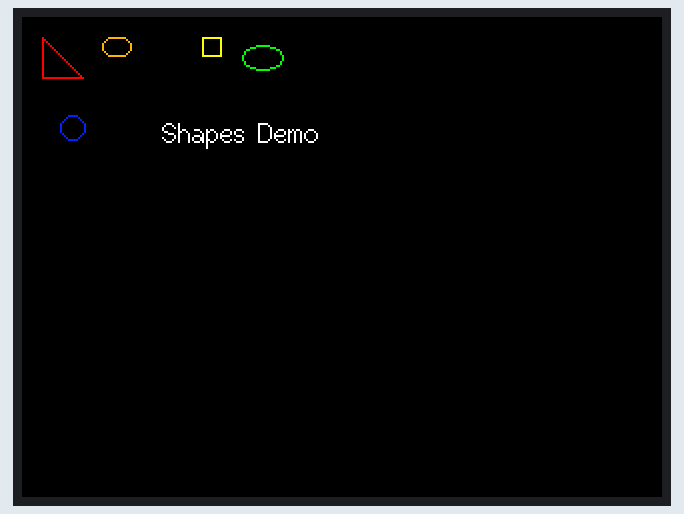
Recording of a sketch running on a simulated ESP32. Shown: 320×240 colour display.

Above: at 0.38 s.
At 16.95 s:
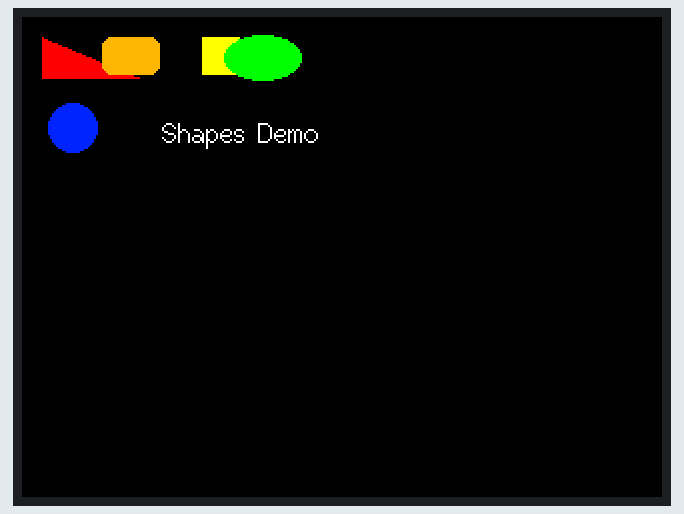
At 32.99 s:
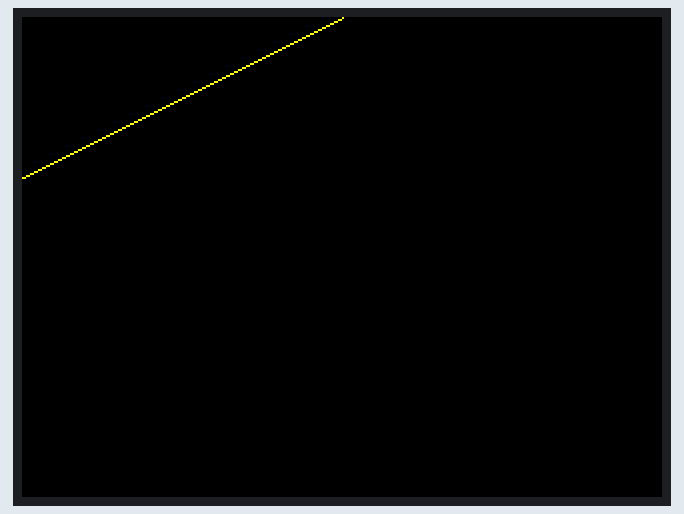
At 34.6 s:
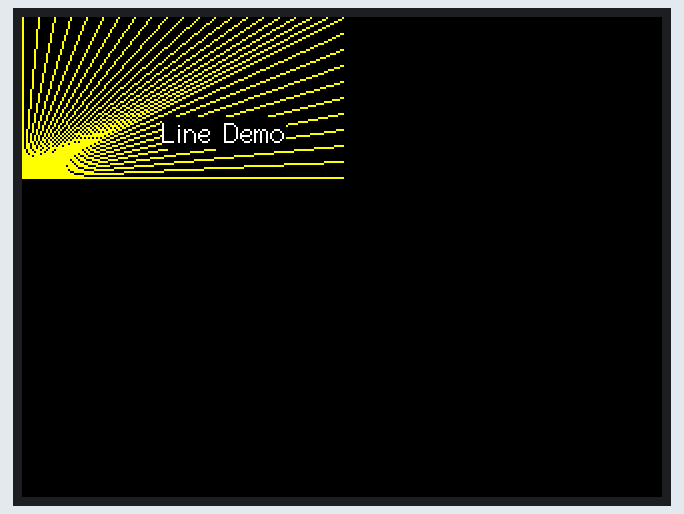
At 36.83 s:
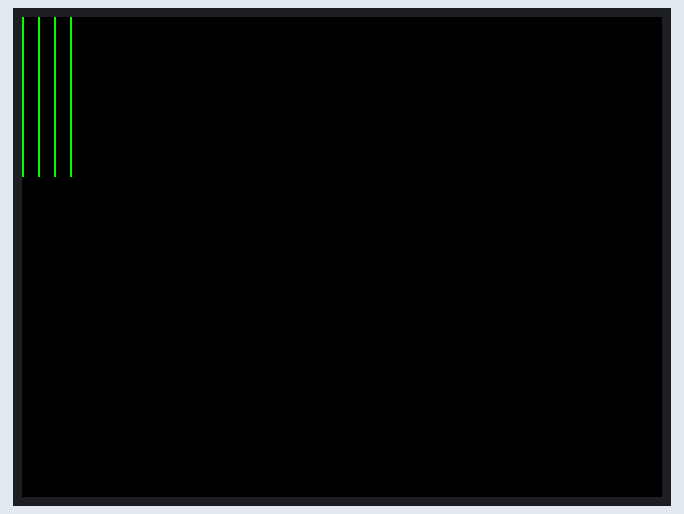
At 38.3 s:
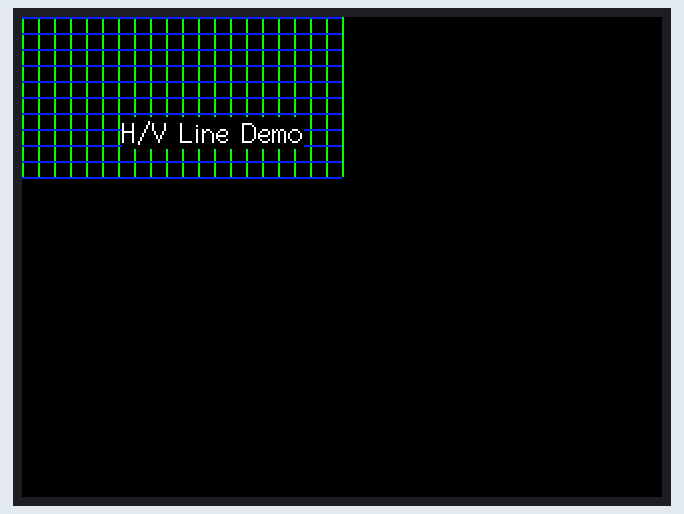

Measured:
- what the display in image 3 shows lasts 2.1 s, from 34.5 s to 36.6 s

The sketch:

80x160_PrimitivesDemo.ino
```cpp
#include <TFT_eSPI.h>
#include <SPI.h>

#define TFT_BLUE 0x013F

TFT_eSPI tft = TFT_eSPI();

void setup() {
  tft.init();
  tft.fillScreen(TFT_BLACK);
  tft.setTextColor(TFT_WHITE, TFT_BLACK);
  tft.setRotation(3);
}

void loop() {

  for (int i = 0; i <= 5; i++) {
    lineShapeDemo();
  }

  for (int i = 0; i <= 5; i++) {
    fillShapeDemo();
  }

  lineDemo();

  tft.fillScreen(TFT_BLACK);

}

void lineShapeDemo() {

  for (int i = 30; i <= 80; i++) {
    tft.drawTriangle(10, 10, 10, 30, i, 30, TFT_RED);
    tft.drawRect(90, 10, i/3, i/3, TFT_YELLOW);
    tft.drawCircle(25, 55, i/4.5, TFT_BLUE);
    tft.drawEllipse(120, 20, i/3, i/5, TFT_GREEN);
    tft.drawRoundRect(40, 10, i/2, i/3, 5, TFT_ORANGE);
    tft.drawString("Shapes Demo", 70, 50, 2);
    delay(8);
    tft.fillRect(0, 0, 70, 80, TFT_BLACK);
    tft.fillRect(0, 0, 160, 40, TFT_BLACK);
  }

  for (int i = 80; i >= 30; i--) {
    tft.drawTriangle(10, 10, 10, 30, i, 30, TFT_RED);
    tft.drawRect(90, 10, i/3, i/3, TFT_YELLOW);
    tft.drawCircle(25, 55, i/4.5, TFT_BLUE);
    tft.drawEllipse(120, 20, i/3, i/5, TFT_GREEN);
    tft.drawRoundRect(40, 10, i/2, i/3, 5, TFT_ORANGE);
    tft.drawString("Shapes Demo", 70, 50, 2);
    delay(8);
    tft.fillRect(0, 0, 70, 80, TFT_BLACK);
    tft.fillRect(0, 0, 160, 40, TFT_BLACK);
  }

}

void fillShapeDemo() {

  for (int i = 30; i <= 80; i++) {
    tft.fillTriangle(10, 10, 10, 30, i, 30, TFT_RED);
    tft.fillRect(90, 10, i/3, i/3, TFT_YELLOW);
    tft.fillCircle(25, 55, i/4.5, TFT_BLUE);
    tft.fillEllipse(120, 20, i/3, i/5, TFT_GREEN);
    tft.fillRoundRect(40, 10, i/2, i/3, 5, TFT_ORANGE);
    tft.drawString("Shapes Demo", 70, 50, 2);
    delay(12);
    tft.fillRect(0, 0, 70, 80, TFT_BLACK);
    tft.fillRect(0, 0, 160, 40, TFT_BLACK);
  }

  for (int i = 80; i >= 30; i--) {
    tft.fillTriangle(10, 10, 10, 30, i, 30, TFT_RED);
    tft.fillRect(90, 10, i/3, i/3, TFT_YELLOW);
    tft.fillCircle(25, 55, i/4.5, TFT_BLUE);
    tft.fillEllipse(120, 20, i/3, i/5, TFT_GREEN);
    tft.fillRoundRect(40, 10, i/2, i/3, 5, TFT_ORANGE);
    tft.drawString("Shapes Demo", 70, 50, 2);
    delay(12);
    tft.fillRect(0, 0, 70, 80, TFT_BLACK);
    tft.fillRect(0, 0, 160, 40, TFT_BLACK);
  }

}

void lineDemo() {

  tft.fillScreen(TFT_BLACK);

  for (int i = 0; i <= 80; i = i + 8) {
    tft.drawLine(0, 80, 160, i, TFT_YELLOW);
    delay(50);
  }

  for (int i = 0; i <= 160; i = i + 8) {
    tft.drawLine(0, 80, i, 0, TFT_YELLOW);
    delay(50);
  }

  tft.drawString("Line Demo", 70, 50, 2);
  delay(2000);
  tft.fillScreen(TFT_BLACK);

  for (int i = 0; i <= 160; i = i + 8) {
    tft.drawFastVLine(i, 0, 80, TFT_GREEN);
    delay(50);
  }

  for (int i = 0; i <= 80; i = i + 8) {
    tft.drawFastHLine(0, i, 160, TFT_BLUE);
    delay(50);
  }

  tft.drawString("H/V Line Demo", 50, 50, 2);
  delay(2000);

}
```
